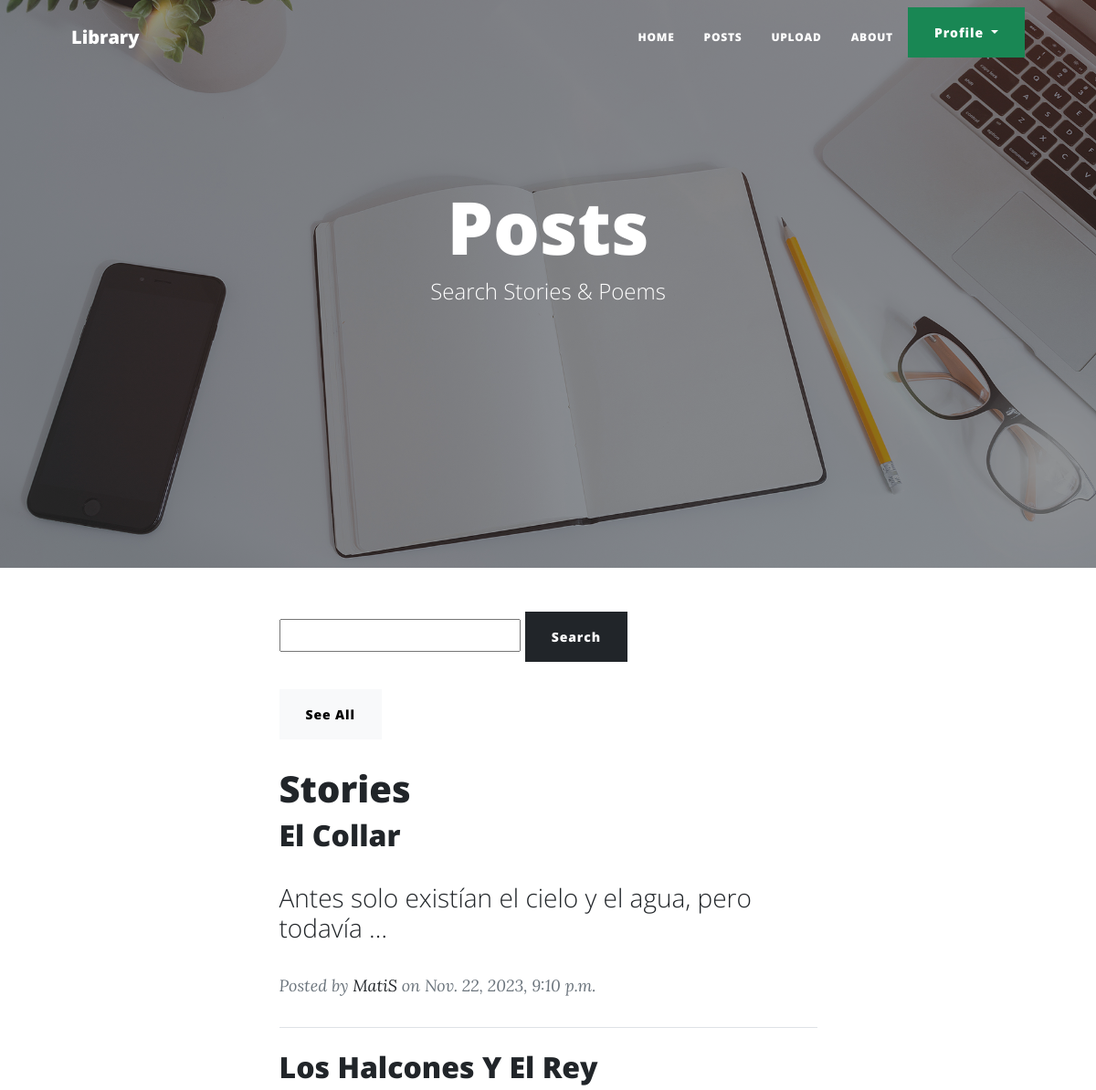
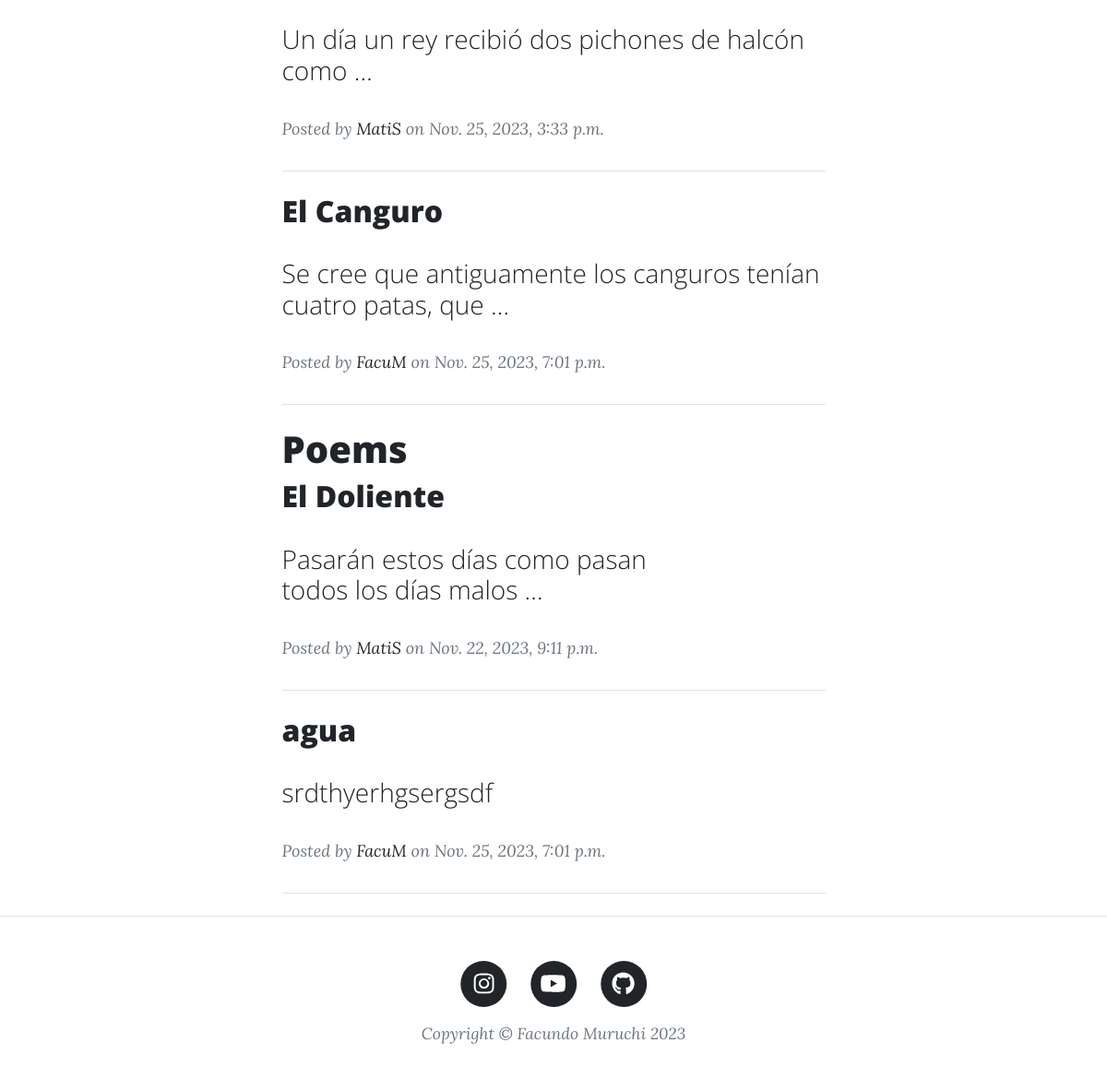
The page /blog/posts/ (signed in) on the database its author committed (2 pictures, top to bottom).
### blog/models.py (models this page shows, shortened)
class Post(models.Model):
    title = models.CharField(max_length=128)
    text = RichTextField(max_length=5000)
    post = models.IntegerField(choices=[
        (1, "Story"),
        (2, "Poem")
    ])
    date = models.DateTimeField(auto_now=True)
    creator = models.ForeignKey(User, on_delete=models.SET_NULL, null=True)

### blog/views.py (the view)
# urls.py: path("posts/", PostListView.as_view(),name="posts"),
class PostListView(ListView):
    model = Post
    template_name = "blog/posts.html"

### blog/templates/blog/posts.html (shortened to what this page needs)
{% extends "base.html" %}
{% block heading %}
<h1>Posts</h1>
<span class="subheading">Search Stories & Poems</span>
{% endblock heading %}
{%block contenido%}
<form action="{%url 'buscar_post'%}" method="post">
    <input type="text" name="busqueda" value="{{ busqueda }}">
    <input type="submit" class="btn btn-dark" value="Search">
</form>
<br>
<a class="btn btn-light" href="{%url 'posts'%}">See All</a>
<br>
<br>
{% if post %}
    {% for pub in post %}
        <ul>
            <li><a href="{%url 'ver_post' pub.id%}">{{ pub }}</a></li>
        </ul>
    {% endfor %}
{% elif object_list%}
    <h1>Stories</h1>
    {%for story in object_list%}
        {%if story.post == 1%}
            <div class="post-preview">
                <a href="{%url 'ver_post' story.id%}">
                    <h2>{{story.title}}</h2>
                    <h3 class="post-subtitle">{{ story.text|safe|truncatewords:10 }}</h3>
                </a>
                <p class="post-meta">
                    Posted by
                    <a href="#!">{{story.creator}}</a>
                    on {{story.date}}
                </p>
            </div>
            <hr class="my-4" />
        {%endif%}
    {%endfor%}
    <h1>Poems</h1>
    {%for poem in object_list%}
        {%if poem.post == 2%}
            <div class="post-preview">
                <a href="{%url 'ver_post' poem.id%}">
                    <h2>{{poem.title}}</h2>
                    <h3 class="post-subtitle">{{ poem.text|safe|truncatewords:10 }}</h3>
                </a>
                <p class="post-meta">
                    Posted by
                    <a href="#!">{{poem.creator}}</a>
                    on {{poem.date}}
                </p>
            </div>
            <hr class="my-4" />
        {%endif%}
    {%endfor%}
{% else %}
    <p>
        <a href="{% url 'subir_post' %}">Be the first to post!</a>
    </p>
{% endif %}
{% endblock contenido %}

### rows shown on the page
Post: title "El Collar", text "Antes solo existían el cielo y el agua, pero todavía …", creator "MatiS", date "Nov. 22, 2023, 9:10 p.m."
Post: title "Los Halcones Y El Rey", text "Un día un rey recibió dos pichones de halcón como …", creator "MatiS", date "Nov. 25, 2023, 3:33 p.m."
Post: title "El Canguro", text "Se cree que antiguamente los canguros tenían cuatro patas, que …", creator "FacuM", date "Nov. 25, 2023, 7:01 p.m."
Post: title "El Doliente", text "Pasarán estos días como pasan todos los días malos …", creator "MatiS", date "Nov. 22, 2023, 9:11 p.m."
Post: title "agua", text "srdthyerhgsergsdf", creator "FacuM", date "Nov. 25, 2023, 7:01 p.m."
